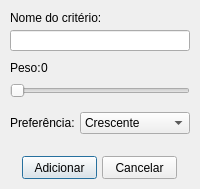
<?xml version="1.0" encoding="UTF-8"?>
<ui version="4.0">
 <class>Criteria</class>
 <widget class="QDialog" name="Criteria">
  <property name="geometry">
   <rect>
    <x>0</x>
    <y>0</y>
    <width>200</width>
    <height>189</height>
   </rect>
  </property>
  <property name="minimumSize">
   <size>
    <width>200</width>
    <height>189</height>
   </size>
  </property>
  <property name="maximumSize">
   <size>
    <width>200</width>
    <height>189</height>
   </size>
  </property>
  <property name="windowTitle">
   <string>Dialog</string>
  </property>
  <widget class="QLabel" name="lblNameCriteria">
   <property name="geometry">
    <rect>
     <x>10</x>
     <y>10</y>
     <width>131</width>
     <height>16</height>
    </rect>
   </property>
   <property name="text">
    <string>Nome do critério:</string>
   </property>
  </widget>
  <widget class="QLineEdit" name="edtNomeCriterio">
   <property name="geometry">
    <rect>
     <x>10</x>
     <y>30</y>
     <width>180</width>
     <height>21</height>
    </rect>
   </property>
  </widget>
  <widget class="QSlider" name="sldWeight">
   <property name="geometry">
    <rect>
     <x>10</x>
     <y>81</y>
     <width>180</width>
     <height>19</height>
    </rect>
   </property>
   <property name="maximum">
    <number>100</number>
   </property>
   <property name="pageStep">
    <number>1</number>
   </property>
   <property name="orientation">
    <enum>Qt::Horizontal</enum>
   </property>
   <property name="invertedAppearance">
    <bool>false</bool>
   </property>
   <property name="invertedControls">
    <bool>false</bool>
   </property>
   <property name="tickPosition">
    <enum>QSlider::NoTicks</enum>
   </property>
  </widget>
  <widget class="QLabel" name="lblWeight">
   <property name="geometry">
    <rect>
     <x>10</x>
     <y>60</y>
     <width>31</width>
     <height>16</height>
    </rect>
   </property>
   <property name="text">
    <string>Peso:</string>
   </property>
  </widget>
  <widget class="QLabel" name="lblWeightResult">
   <property name="geometry">
    <rect>
     <x>41</x>
     <y>61</y>
     <width>46</width>
     <height>13</height>
    </rect>
   </property>
   <property name="text">
    <string>0</string>
   </property>
  </widget>
  <widget class="QPushButton" name="btnAdd">
   <property name="geometry">
    <rect>
     <x>22</x>
     <y>156</y>
     <width>75</width>
     <height>23</height>
    </rect>
   </property>
   <property name="text">
    <string>Adicionar</string>
   </property>
   <property name="icon">
    <iconset resource="imagens.qrc">
     <normaloff>:/imagens/plus.png</normaloff>:/imagens/plus.png</iconset>
   </property>
  </widget>
  <widget class="QPushButton" name="btnCancel">
   <property name="geometry">
    <rect>
     <x>102</x>
     <y>156</y>
     <width>75</width>
     <height>23</height>
    </rect>
   </property>
   <property name="text">
    <string>Cancelar</string>
   </property>
   <property name="icon">
    <iconset resource="imagens.qrc">
     <normaloff>:/imagens/cancel.png</normaloff>:/imagens/cancel.png</iconset>
   </property>
  </widget>
  <widget class="QLabel" name="lblPreference">
   <property name="geometry">
    <rect>
     <x>10</x>
     <y>115</y>
     <width>71</width>
     <height>16</height>
    </rect>
   </property>
   <property name="text">
    <string>Preferência:</string>
   </property>
  </widget>
  <widget class="QComboBox" name="cbxPreference">
   <property name="geometry">
    <rect>
     <x>80</x>
     <y>112</y>
     <width>110</width>
     <height>22</height>
    </rect>
   </property>
   <item>
    <property name="text">
     <string>Crescente</string>
    </property>
   </item>
   <item>
    <property name="text">
     <string>Decrescente</string>
    </property>
   </item>
  </widget>
 </widget>
 <tabstops>
  <tabstop>edtNomeCriterio</tabstop>
  <tabstop>sldWeight</tabstop>
  <tabstop>cbxPreference</tabstop>
  <tabstop>btnAdd</tabstop>
  <tabstop>btnCancel</tabstop>
 </tabstops>
 <resources>
  <include location="imagens.qrc"/>
 </resources>
 <connections>
  <connection>
   <sender>btnCancel</sender>
   <signal>clicked()</signal>
   <receiver>Criteria</receiver>
   <slot>close()</slot>
   <hints>
    <hint type="sourcelabel">
     <x>144</x>
     <y>134</y>
    </hint>
    <hint type="destinationlabel">
     <x>184</x>
     <y>107</y>
    </hint>
   </hints>
  </connection>
 </connections>
</ui>
